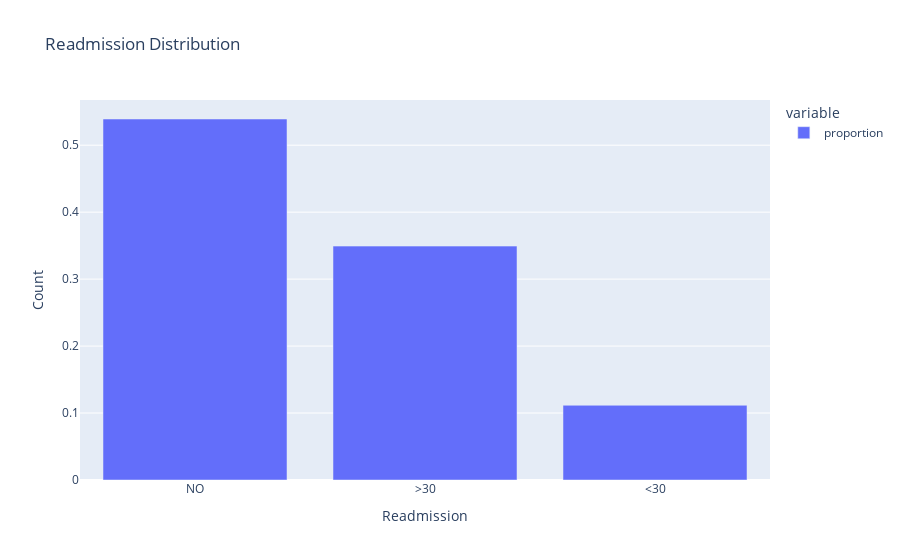

The cell this chart's notebook holds for it:
### Code cell
px.bar(diabetic["readmitted"].value_counts(normalize=True), 
       title="Readmission Distribution", labels={"index":"Readmission", "y":"Count"}).update_layout(xaxis_title="Readmission", yaxis_title="Count").show()

### Figure 1 — Plotly figure (JSON) as saved in the notebook; plotly's stock layout.template omitted (floating-point values rounded to 4 significant figures)
{"data": [{"hovertemplate": "variable=proportion<br>readmitted=%{x}<br>value=%{y}<extra></extra>", "legendgroup": "proportion", "marker": {"color": "#636efa", "pattern": {"shape": ""}}, "name": "proportion", "orientation": "v", "showlegend": true, "textposition": "auto", "type": "bar", "x": ["NO", ">30", "<30"], "xaxis": "x", "y": [0.5391, 0.3493, 0.1116], "yaxis": "y"}], "layout": {"barmode": "relative", "legend": {"title": {"text": "variable"}, "tracegroupgap": 0}, "title": {"text": "Readmission Distribution"}, "xaxis": {"anchor": "y", "domain": [0, 1], "title": {"text": "Readmission"}}, "yaxis": {"anchor": "x", "domain": [0, 1], "title": {"text": "Count"}}}}
